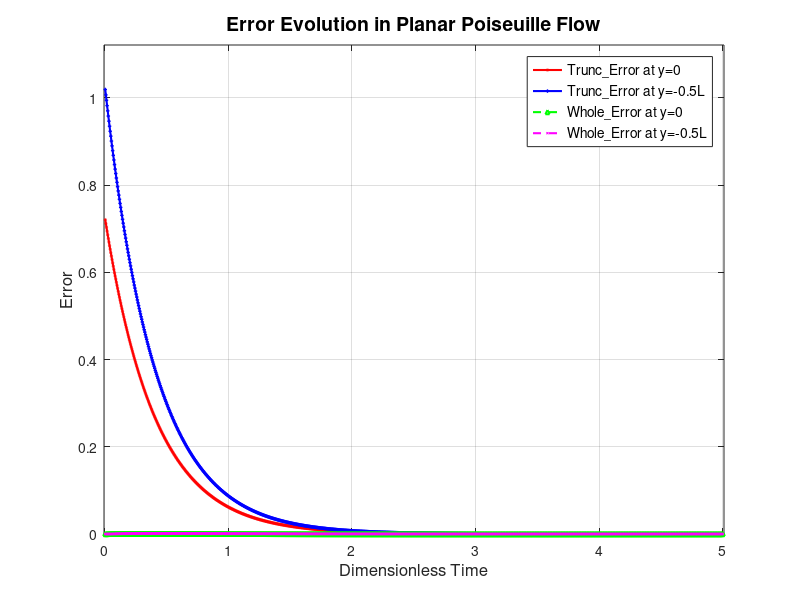

MATLAB code for this plot:
    clc; clear; close all;

% Load data
data = load('relative_error.txt');  

% Extract columns
y = data(:,1);  
time = data(:,2);
errors = data(:,5);
tt = [];
trunc_error_y0 = [];
trunc_error_y1 = [];
whole_error_y0 = [];
whole_error_y1 = [];
tt = [];

%------------------------------------------------------------------------
% Find indices for y = 0 and y = -0.5
idx_y0 = (y == 0);
idx_y_neg_half = (y == -0.5);

%------------------------------------------------------------------------
% Extract dimensionless time
count_0 = 0;                                 % Initialize counter
for ii = 1 : length(time)
    if mod(ii, 4) == 0
      count_0 = count_0 + 1;
      tt(count_0,1) = time(ii);
    end
end

%------------------------------------------------------------------------
% Extract error
count_1 = 0;
count_2 = 0;
count_3 = 0;
count_4 = 0;
for ii = 1 : length(errors)
  if mod(ii,4) == 1
    count_1 = count_1 + 1;
    trunc_error_y0(count_1,1) = errors(ii);
  end

  if mod(ii,4) == 2
    count_2 = count_2 + 1;
    whole_error_y0(count_2,1) = errors(ii);
  end

  if mod(ii,4) == 3
    count_3 = count_3 + 1;
    trunc_error_y1(count_3,1) = errors(ii);
  end


  if mod(ii,4) == 0
    count_4 = count_4 + 1;
    whole_error_y1(count_4,1) = errors(ii);
  end
end
%------------------------------------------------------------------------
% Plot
figure('Position', [100, 100, 900, 700]); % Larger figure size
hold on;

% Numerical solutions (markers)
plot(tt, trunc_error_y0, 'r-o', 'LineWidth', 1.5, 'MarkerSize', 1, 'DisplayName', 'Trunc\_Error at y=0');
plot(tt, trunc_error_y1, 'b-s', 'LineWidth', 1.5, 'MarkerSize', 1, 'DisplayName', 'Trunc\_Error at y=-0.5L');
plot(tt, whole_error_y0, 'g--^', 'LineWidth', 1.5, 'MarkerSize', 3, 'DisplayName', 'Whole\_Error at y=0');
plot(tt, whole_error_y1, 'm--d', 'LineWidth', 1.5, 'MarkerSize', 1, 'DisplayName', 'Whole\_Error at y=-0.5L');

% Customize plot
xlabel('Dimensionless Time', 'FontSize', 12);
ylabel('Error', 'FontSize', 12);
title('Error Evolution in Planar Poiseuille Flow', 'FontSize', 14);
legend('Location', 'best', 'FontSize', 10);
grid on;
box on;
set(gca, 'FontSize', 10);

% Adjust axis limits
xlim([min(tt)-0.01, max(tt)+0.01]);
ylim([min([trunc_error_y0; trunc_error_y1; whole_error_y0; whole_error_y1])*0.9, ...
      max([trunc_error_y0; trunc_error_y1; whole_error_y0; whole_error_y1])*1.1]);

hold off;

% Save as PDF
saveas(gcf, 'relative_error.pdf');  




